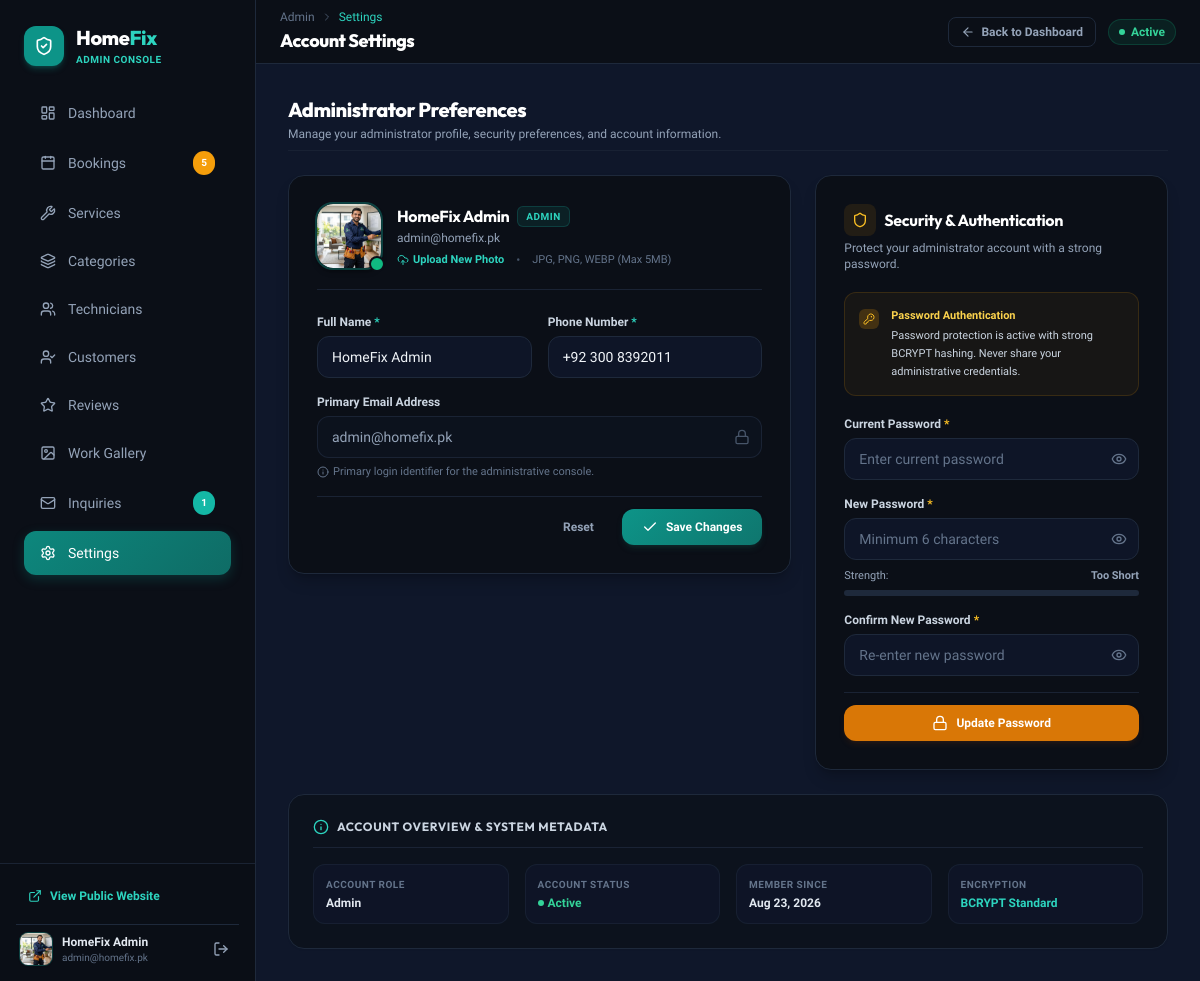
Screenshot of /admin/settings.php (signed in) with the database file from the repository.
### tables this page shows
CREATE TABLE `users` (
  `id` INT UNSIGNED AUTO_INCREMENT PRIMARY KEY,
  `name` VARCHAR(120) NOT NULL,
  `email` VARCHAR(150) NOT NULL UNIQUE,
  `phone` VARCHAR(30) NOT NULL,
  `password` VARCHAR(255) NOT NULL,
  `role` ENUM('admin', 'customer') DEFAULT 'customer',
  `status` ENUM('active', 'inactive', 'banned') DEFAULT 'active',
  `avatar` VARCHAR(255) DEFAULT NULL,
  `address` TEXT DEFAULT NULL,
  `area` VARCHAR(100) DEFAULT NULL,
  `created_at` TIMESTAMP DEFAULT CURRENT_TIMESTAMP,
  `updated_at` TIMESTAMP DEFAULT CURRENT_TIMESTAMP ON UPDATE CURRENT_TIMESTAMP,
  INDEX `idx_users_role` (`role`),
  INDEX `idx_users_email` (`email`)
);

### admin/settings.php (the view, shortened to what the rows shown need)
<?php
require_once __DIR__ . '/../includes/admin_header.php';
require_once __DIR__ . '/../includes/admin_sidebar.php';
$adminId = $adminUser['id'] ?? ($_SESSION['user_id'] ?? 0);
$adminData = Database::fetch("SELECT * FROM users WHERE id = ?", [$adminId]) ?: [];
$adminName = $adminData['name'] ?? ($_SESSION['user_name'] ?? 'Administrator');
$adminEmail = $adminData['email'] ?? ($_SESSION['user_email'] ?? 'admin@homefix.pk');
$adminPhone = $adminData['phone'] ?? ($_SESSION['user_phone'] ?? '+92 331 7374824');
$adminRole = ucfirst($adminData['role'] ?? ($_SESSION['user_role'] ?? 'admin'));
$adminStatus = ucfirst($adminData['status'] ?? 'active');
$adminCreated = !empty($adminData['created_at']) ? format_date($adminData['created_at'], 'M d, Y') : 'Active Member';
$adminAvatarUrl = null;
if (!empty($adminData['avatar'])) {
    if (file_exists(ROOT_PATH . '/uploads/' . $adminData['avatar'])) {
        $adminAvatarUrl = asset('uploads/' . $adminData['avatar']);
    } elseif (file_exists(ROOT_PATH . '/' . $adminData['avatar'])) {
        $adminAvatarUrl = asset($adminData['avatar']);
    }
}
?>
<div class="flex-1 flex flex-col min-w-0 overflow-hidden bg-slate-900">
    <header class="h-16 bg-slate-950 border-b border-slate-800 flex items-center justify-between px-6 shrink-0 z-20">
        <div class="flex items-center gap-4">
            <div>
                <h1 class="text-lg font-extrabold font-heading text-white tracking-tight">Account Settings</h1>
            </div>
        </div>
        <div class="flex items-center gap-3">
            <span class="inline-flex items-center gap-1.5 px-2.5 py-1 rounded-full text-xs font-semibold bg-emerald-500/10 text-emerald-400 border border-emerald-500/20">
                <span class="w-1.5 h-1.5 rounded-full bg-emerald-400 animate-pulse"></span>
                <span><?= e($adminStatus) ?></span>
            </span>
        </div>
    </header>
    <main class="flex-1 overflow-y-auto p-4 sm:p-6 lg:p-8 space-y-6">
        <div class="max-w-6xl mx-auto space-y-6">
            <div class="flex flex-col sm:flex-row sm:items-center justify-between gap-2 pb-2 border-b border-slate-800/60">
                <div>
                    <h2 class="text-xl font-extrabold font-heading text-white tracking-tight">Administrator Preferences</h2>
                </div>
            </div>
            <div class="grid grid-cols-1 lg:grid-cols-12 gap-6 items-start">
                <div class="lg:col-span-7 bg-slate-950 border border-slate-800 rounded-2xl p-5 sm:p-7 shadow-lg shadow-black/20 space-y-6">
                    <div class="flex items-center gap-4 pb-5 border-b border-slate-800/80">
                        <div class="relative shrink-0">
                            <label for="avatarFileInput" class="group relative cursor-pointer block rounded-2xl overflow-hidden ring-2 ring-teal-500/30 hover:ring-teal-400 transition shadow-md shadow-black/40" title="Click to upload a new profile photo">
                                <?php if ($adminAvatarUrl): ?>
                                    <img id="avatarPreviewImg" src="<?= $adminAvatarUrl ?>" alt="<?= e($adminName) ?>" class="w-16 h-16 rounded-2xl object-cover" onerror="this.style.display='none'; this.nextElementSibling.style.display='flex';">
                                <?php endif; ?>
                            </label>
                        </div>
                        <div class="min-w-0 flex-1">
                            <div class="flex items-center gap-2 flex-wrap">
                                <h3 id="profileNameDisplay" class="text-base font-bold font-heading text-white truncate"><?= e($adminName) ?></h3>
                                <span class="px-2 py-0.5 rounded-md text-[10px] font-bold tracking-wider uppercase bg-teal-500/10 text-teal-400 border border-teal-500/20">
                                    <?= e($adminRole) ?>
                                </span>
                            </div>
                            <p class="text-xs text-slate-400 truncate mt-0.5"><?= e($adminEmail) ?></p>
                            <div class="flex items-center gap-3 mt-1.5 flex-wrap">
                                <label for="avatarFileInput" class="text-[11px] text-teal-400 hover:text-teal-300 font-semibold cursor-pointer inline-flex items-center gap-1 transition">
                                </label>
                                <span class="text-slate-600 text-xs">•</span>
                                <span class="text-[11px] text-slate-500">JPG, PNG, WEBP (Max 5MB)</span>
                            </div>
                        </div>
                    </div>
                    <form id="adminProfileForm" class="space-y-4" enctype="multipart/form-data">
                        <div class="grid grid-cols-1 sm:grid-cols-2 gap-4">
                            <div>
                                <div class="relative">
                                    <input type="text" id="adminNameInput" name="name" value="<?= e($adminName) ?>" required
                                           placeholder="e.g. HomeFix Admin"
                                           class="w-full bg-slate-900/90 border border-slate-800 rounded-xl px-3.5 py-2.5 text-sm text-slate-100 placeholder-slate-500 focus:outline-none focus:border-teal-500 focus:ring-1 focus:ring-teal-500/30 transition">
                                </div>
                            </div>
                            <div>
                                <div class="relative">
                                    <input type="text" id="adminPhoneInput" name="phone" value="<?= e($adminPhone) ?>" required
                                           placeholder="e.g. +92 331 7374824"
                                           class="w-full bg-slate-900/90 border border-slate-800 rounded-xl px-3.5 py-2.5 text-sm text-slate-100 placeholder-slate-500 focus:outline-none focus:border-teal-500 focus:ring-1 focus:ring-teal-500/30 transition">
                                </div>
                            </div>
                        </div>
                        <div>
                            <div class="relative">
                                <input type="email" value="<?= e($adminEmail) ?>" disabled
                                       class="w-full bg-slate-900/40 border border-slate-800/80 rounded-xl px-3.5 py-2.5 text-sm text-slate-400 cursor-not-allowed select-none">
                                <div class="absolute inset-y-0 right-0 flex items-center pr-3 pointer-events-none text-slate-600">
                                    <i data-lucide="lock" class="w-4 h-4"></i>
                                </div>
                            </div>
                        </div>
                    </form>
                </div>
            </div>
            <div class="bg-slate-950/60 border border-slate-800 rounded-2xl p-5 sm:p-6 shadow-sm">
                <div class="grid grid-cols-2 sm:grid-cols-4 gap-4 text-xs">
                    <div class="p-3 rounded-xl bg-slate-900/80 border border-slate-800/60">
                        <span class="text-slate-500 block text-[10px] uppercase font-bold tracking-wider mb-0.5">Account Role</span>
                        <span class="font-bold text-slate-200"><?= e($adminRole) ?></span>
                    </div>
                    <div class="p-3 rounded-xl bg-slate-900/80 border border-slate-800/60">
                        <span class="font-bold text-emerald-400 flex items-center gap-1">
                            <span class="w-1.5 h-1.5 rounded-full bg-emerald-400"></span>
                            <span><?= e($adminStatus) ?></span>
                        </span>
                    </div>
                    <div class="p-3 rounded-xl bg-slate-900/80 border border-slate-800/60">
                        <span class="text-slate-500 block text-[10px] uppercase font-bold tracking-wider mb-0.5">Member Since</span>
                        <span class="font-bold text-slate-200"><?= e($adminCreated) ?></span>
                    </div>
                </div>
            </div>
        </div>
    </main>
</div>
<?php require_once __DIR__ . '/../includes/admin_footer.php'; ?>

### includes/admin_sidebar.php (shortened to what the rows shown need)
<aside id="adminSidebar" class="w-64 bg-slate-950 border-r border-slate-800 flex flex-col justify-between shrink-0 transition-transform duration-300 z-30 absolute inset-y-0 left-0 lg:static -translate-x-full lg:translate-x-0">
    <?php
    $adminSidebarAvatarUrl = null;
    if (!empty($adminUser['avatar'])) {
        if (file_exists(ROOT_PATH . '/uploads/' . $adminUser['avatar'])) {
            $adminSidebarAvatarUrl = asset('uploads/' . $adminUser['avatar']) . '?v=' . filemtime(ROOT_PATH . '/uploads/' . $adminUser['avatar']);
        } elseif (file_exists(ROOT_PATH . '/' . $adminUser['avatar'])) {
            $adminSidebarAvatarUrl = asset($adminUser['avatar']) . '?v=' . filemtime(ROOT_PATH . '/' . $adminUser['avatar']);
        }
    }
    ?>
    <div class="p-4 border-t border-slate-800/80 space-y-3 bg-slate-950/50">
        <div class="flex items-center justify-between pt-2 border-t border-slate-800 px-1">
            <div class="flex items-center gap-2.5">
                <?php if ($adminSidebarAvatarUrl): ?>
                    <img src="<?= $adminSidebarAvatarUrl ?>" alt="<?= e($adminUser['name'] ?? 'Admin') ?>" class="w-8 h-8 rounded-lg object-cover ring-1 ring-teal-500/30 shadow" onerror="this.style.display='none'; this.nextElementSibling.style.display='flex';">
                <?php else: ?>
                    <div class="w-8 h-8 rounded-lg bg-slate-800 text-teal-400 font-bold flex items-center justify-center text-xs">
                        <?= strtoupper(substr($adminUser['name'] ?? 'A', 0, 1)) ?>
                    </div>
                <?php endif; ?>
                <div class="truncate max-w-[120px]">
                    <span class="text-xs font-bold text-slate-200 block truncate"><?= e($adminUser['name'] ?? 'Administrator') ?></span>
                    <span class="text-[10px] text-slate-500 block truncate"><?= e($adminUser['email'] ?? '') ?></span>
                </div>
            </div>
        </div>
    </div>
</aside>

### rows the page displays
users: avatar (picture), name "HomeFix Admin", email "admin@homefix.pk", status "Active", role "ADMIN", phone "+92 300 8392011", role "Admin", created_at "Aug 23, 2026"

### other values shown
$pendingBookingsCount "5"
$unreadMessagesCount "1"
